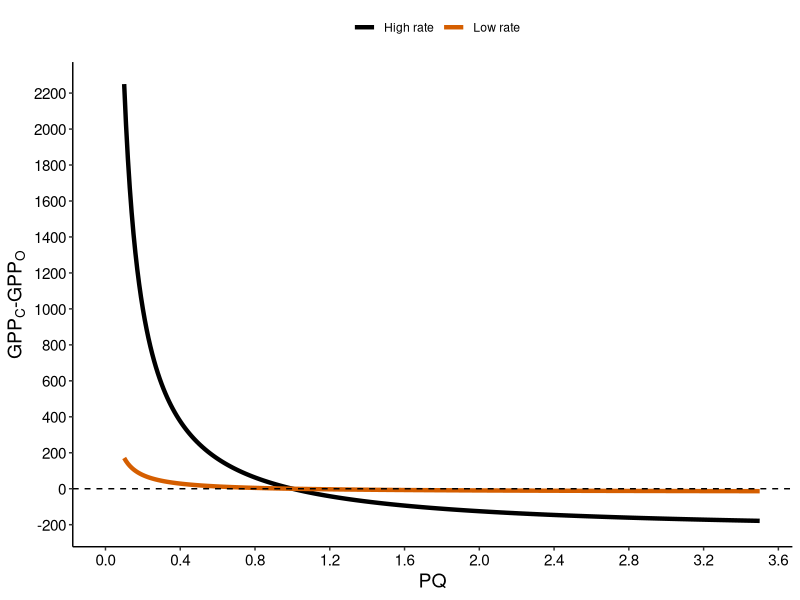

Write the R code that produced this figure.
library(ggplot2)
library(chron) #this is how we used to do time.  Unwilling to change for this exercise
library(ggplot2)
library(patchwork)
library(reshape2); library(dplyr); library(tidyr)


mr<-14/32
PQ<- seq(from=0.1, to=3.5, by=0.01)
GPP.O<-rep(250, times=length(PQ))
GPP.O.2<-rep(19, times=length(PQ))
GPP.C<-GPP.O/PQ
GPP.C.2<-GPP.O.2/PQ
data<-data.frame(PQ, GPP.C, GPP.O, GPP.C.2 )

p3<-ggplot(data=data,aes(x=PQ, y=(GPP.C-GPP.O), color="High rate"))+
  geom_line(size=1.5)+
  geom_line(aes(x=PQ, y=GPP.C.2-GPP.O.2, color="Low rate"),size=1.5)+
  theme_classic()+theme(panel.grid.major = element_blank(), panel.grid.minor = element_blank())+
  theme(axis.title.x=element_text(size=14,color="black"))+
  theme(axis.title.y=element_text(size=14,color="black"))+
  theme(axis.text.y=element_text(size=11,color="black"))+
  theme(axis.text.x=element_text(size=11,color="black"))+
  xlab("PQ")+
  ylab(expression(paste(,GPP[C],"-",GPP[O],)))+
  scale_y_continuous(limits=c(-200,2250), breaks=seq(from=-200, to=2250, by=200))+
  scale_x_continuous(limits=c(0,3.5), breaks=seq(from=0, to=3.6, by=.4))+
  geom_hline(yintercept=0,linetype="dashed")+
  scale_color_manual(values=c("High rate"="#000000","Low rate"="#D55E00"))+
  guides(color=guide_legend(title=element_blank()))+
  theme(legend.position='top')
